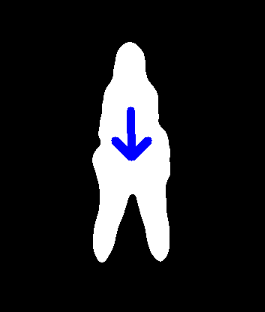
#> input picture stop_pose.png, 265 x 312 px
$ python Lines.py   (older library calls are emulated)
#> lines starting #> are read from the running program, lines starting #| are printed output that depends on the picture; after the words box and inside, x2 and y2 are one past the last pixel; in counts of white or black regions, pixels touching at a corner belong together; long printed decimals are rounded

import cv2
import numpy as np
import math
mask =  cv2.imread("stop_pose.png")
#> mask is the input picture: shape (312, 265, 3); mean B, G, R 35.3, 32.9, 32.9
#mask =  cv2.imread("no_slow.png")
#mask =  cv2.imread("stop_pose.png")
#mask[:240,:,:] = 0
edges = cv2.Canny(mask, 100, 200)
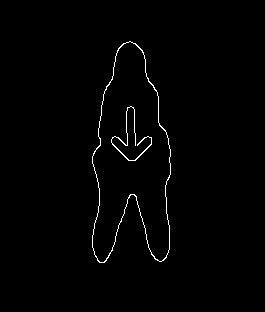
#> edges: shape (312, 265); 1.1% white in thin lines or dots, all inside (x1, y1, x2, y2) = (92, 41, 171, 263)
cv2.imwrite('stop_canny.jpg', edges)
#cv2.imshow('Binary Mask', edges)
#cv2.waitKey(0)
#cv2.destroyAllWindows

# Apply Hough Transform to detect lines
lines = cv2.HoughLines(edges, rho=4, theta=np.pi/180, threshold=100)
#> lines = [[168, 0], [-148, 3.05], [104, 0.0349], [188, 0.349], [192, 0.367], [-76, 2.86]]
print(lines)
#| [[[ 1.6800000e+02  0.0000000e+00]]
#|  [[-1.4800000e+02  3.0543261e+00]]
#|  [[ 1.0400000e+02  3.4906585e-02]]
#|  [[ 1.8800000e+02  3.4906584e-01]]
#|  [[ 1.9200000e+02  3.6651915e-01]]
#|  [[-7.6000000e+01  2.8623400e+00]]]
# Draw the lines on the original image
if lines is not None:
    for line in lines:
        rho, theta = line[0]
        degrees_value = math.degrees(theta)
        print(degrees_value)
        if 10 < np.abs(degrees_value) < 40 or (140) < np.abs(degrees_value) < (170) :
            a = np.cos(theta)
            b = np.sin(theta)
            x0 = a * rho
            y0 = b * rho
            x1 = int(x0 + 1000 * (-b))
            y1 = int(y0 + 1000 * (a))
            x2 = int(x0 - 1000 * (-b))
            y2 = int(y0 - 1000 * (a))
            cv2.line(mask, (x1, y1), (x2, y2), (0, 0, 255), 2)
#> this loop made 6 passes
#> (rho, theta, degrees_value, a, b, x0, y0, x1) on passes 4 to 6: (188, 0.349, 20, 0.94, 0.342, 176.7, 64.3, -165), (192, 0.367, 21, 0.934, 0.358, 179.2, 68.81, -179), (-76, 2.86, 164, -0.961, 0.276, 73.06, -20.95, -202)
#> (rho, theta, degrees_value) on passes 1 to 3: (168, 0, 0), (-148, 3.05, 175), (104, 0.0349, 2)
#| 0.0
#| 175.000
#| 2.000
#| 20.000
#| 21.000
#| 164.000
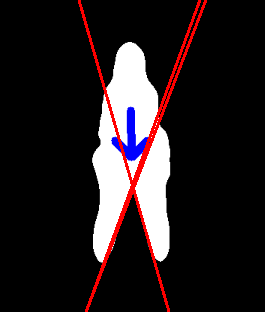
#> mask: shape (312, 265, 3); 3.19% of pixels changed, all inside (x1, y1, x2, y2) = (78, 0, 207, 312)

# Display the result
cv2.imshow('Detected Lines', mask)
cv2.waitKey(0)
cv2.destroyAllWindows()
'''
# Load the image
image = cv2.imread('your_image.jpg', cv2.IMREAD_GRAYSCALE)

# Apply Prewitt filter
prewittx = cv2.filter2D(image, cv2.CV_64F, np.array([[-1, 0, 1], [-1, 0, 1], [-1, 0, 1]]))
prewitty = cv2.filter2D(image, cv2.CV_64F, np.array([[-1, -1, -1], [0, 0, 0], [1, 1, 1]]))

# Compute gradient magnitude
gradient_magnitude = np.sqrt(prewittx*2 + prewitty*2)

# Apply thresholding to create binary mask
threshold = 50  # Adjust threshold as needed
binary_mask = np.where(gradient_magnitude > threshold, 255, 0).astype(np.uint8)

# Display the binary mask
cv2.imshow('Binary Mask', binary_mask)
cv2.waitKey(0)
cv2.destroyAllWindows'''

mask =  cv2.imread("no_slow.png")
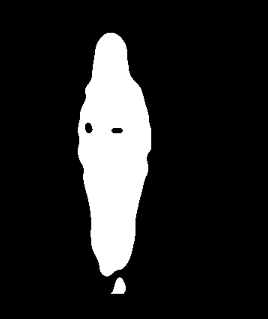
#> input picture no_slow.png, 268 x 319 px
#> mask is the input picture: shape (319, 268, 3); min 0, max 255, mean 36.3
#mask =  cv2.imread("stop_pose.png")

if True :#time.time() - Mario.time_up < 1 or time.time() - Mario.time_down < 1 :
    #mask = Mario.mask.copy ()
    mask[:150,:,:] = 0
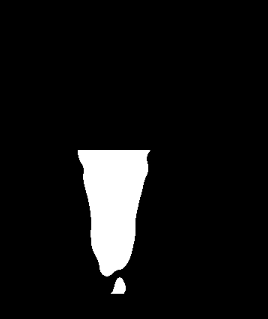
#> mask: shape (319, 268, 3); 7.11% of pixels changed, all inside (x1, y1, x2, y2) = (77, 32, 152, 150)
    cv2.imshow('Mask', mask)
    cv2.waitKey(0)
    cv2.destroyAllWindows()
    #if mask != None :
    #s = Mario.frame.shape()
    mask_lines = np.zeros_like(mask)
    added_line = np.zeros_like(mask)
    #Mario.mask_lines = mask_lines
    edges = cv2.Canny(mask, 100, 200)
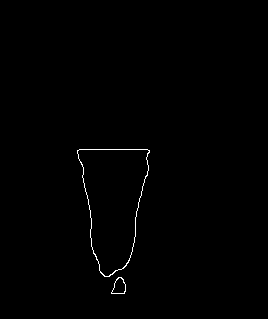
#> edges: shape (319, 268); 0.49% white in thin lines or dots, all inside (x1, y1, x2, y2) = (77, 149, 150, 294)
    # Apply Hough Transform to detect lines
    lines = cv2.HoughLines(edges, rho=4, theta=np.pi/180, threshold=80)
#> lines = [[176, 0.192], [172, 0.175], [168, 0.157], [-48, 2.95], [-52, 2.97], [180, 0.209], [184, 0.244], [-44, 2.93], [-56, 2.98], [192, 0.297], [188, 0.279]]
    right_leg, left_leg = False, False
    right_x0_y0 = []
    left_x0_y0 = []
    # Draw the lines on the original image
    if lines is not None:
        for line in lines:
            rho, theta = line[0]
            degrees_value = math.degrees(theta)
            if 10 < np.abs(degrees_value) < 40 :

                a = np.cos(theta)
                b = np.sin(theta)
                x0 = a * rho
                y0 = b * rho
                x1 = int(x0 + 1000 * (-b))
                y1 = int(y0 + 1000 * (a))
                x2 = int(x0 - 1000 * (-b))
                y2 = int(y0 - 1000 * (a))

                right_leg = True
                cv2.line(added_line, (x1, y1), (x2, y2), (255, 0, 10), 2)
                mask_lines += added_line
                right_x0_y0.append((x0,y0))
                #print("right leg (x0,y0)=",(x0,y0))

            if (140) < np.abs(degrees_value) < (170) :
                left_leg = True
                a = np.cos(theta)
                b = np.sin(theta)
                x0 = a * rho
                y0 = b * rho
                x1 = int(x0 + 1000 * (-b))
                y1 = int(y0 + 1000 * (a))
                x2 = int(x0 - 1000 * (-b))
                y2 = int(y0 - 1000 * (a))
                cv2.line(added_line, (x1, y1), (x2, y2), (255, 0, 10), 2)
                mask_lines += added_line
                left_x0_y0.append((x0, y0))
#> this loop made 11 passes
#> (rho, theta, degrees_value, a, b, x0, y0, x1) on passes 1, 4, 5, 6, 7, 8, 10, 11: (176, 0.192, 11, 0.982, 0.191, 172.8, 33.58, -18), (-48, 2.95, 169, -0.982, 0.191, 47.12, -9.16, -143), (-52, 2.97, 170, -0.985, 0.174, 51.21, -9.03, -122), (180, 0.209, 12, 0.978, 0.208, 176.1, 37.42, -31), (184, 0.244, 14, 0.97, 0.242, 178.5, 44.51, -63), (-44, 2.93, 168, -0.978, 0.208, 43.04, -9.15, -164), (192, 0.297, 17, 0.956, 0.292, 183.6, 56.14, -108), (188, 0.279, 16, 0.961, 0.276, 180.7, 51.82, -94)
#> (rho, theta, degrees_value) on passes 2, 3, 9: (172, 0.175, 10), (168, 0.157, 9), (-56, 2.98, 171)
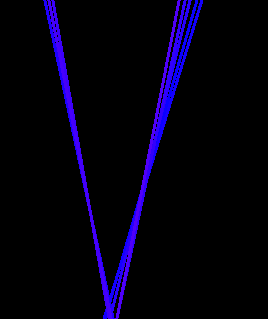
#> mask_lines: shape (319, 268, 3); mean of channels 0, 1, 2 15.8, 0, 3.1; drawn as B, G, R
#> after the loop, left_x0_y0 = [(47.12, -9.16), (51.21, -9.03), (43.04, -9.15)]; right_x0_y0 = [(172.8, 33.58), (176.1, 37.42), (178.5, 44.51), (183.6, 56.14), (180.7, 51.82)]
                #print("left leg (x0,y0)=", (x0, y0))
    '''if right_leg and left_leg :
        if ?? :
            Mario.stop = True
            Mario.mask_lines = mask_lines'''


    '''
    if right_leg and left_leg:
        intersection = np.where(mask_lines[:,:,3] > 1)
        if intersection[200:300,:] != 0 :
            for right_x0, _ in right_x0_y0:
                for left_x0, _ in left_x0_y0:
                    if right_x0 > left_x0:
                        Mario.stop = True
                        Mario.mask_lines = mask_lines
                        print("STOPPPPPPPPPPPPPPPPPP")
                        break'''
    #Mario.mask_lines = mask_lines
    cv2.imshow('Detected Lines', mask_lines + mask)
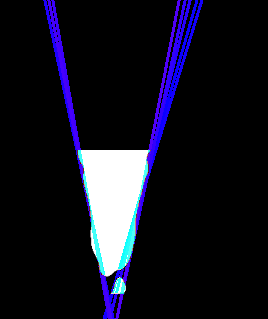
#> window 'Detected Lines': shape (319, 268, 3); mean B, G, R 31.1, 18.6, 18.9
    cv2.waitKey(0)
    cv2.destroyAllWindows()
    if right_leg and left_leg:
        for right_x0, right_y0 in right_x0_y0:
            for left_x0, left_y0 in left_x0_y0:
                if right_x0 - left_x0 < 130 and np.abs(left_y0 - right_y0) > 60  :
                    intersection = np.where(mask_lines[:, :,2] > 11)  # Check for intersections in the blue channel (assuming lines are drawn in blue)
                    intersection_y_coords = intersection[0]
                    #print("intersection = ", intersection)
                    #print("intersection_y_coords = ", intersection_y_coords)
                    if len(intersection[0]) > 0:  # Check if any intersection points are found
                        intersection_y_coords = intersection[0]  # Y-coordinates of intersection points
                        #print("intersection_y_coords = ", intersection_y_coords)
                        if any(200 <= y <= 300 for y in intersection_y_coords):  # Check if any intersection point falls within the range 200 to 300

                            print("Intersection detected. STOPPPPPPPPPPPPPPPP")
                            print("right_x0, right_y0 =", right_x0, right_y0)
                            print("left_x0, left_y0",left_x0, left_y0)
#> this loop made 5 passes
#| Intersection detected. STOPPPPPPPPPPPPPPPP
#| right_x0, right_y0 = 180.7172 51.820
#| left_x0, left_y0 51.210 -9.030
